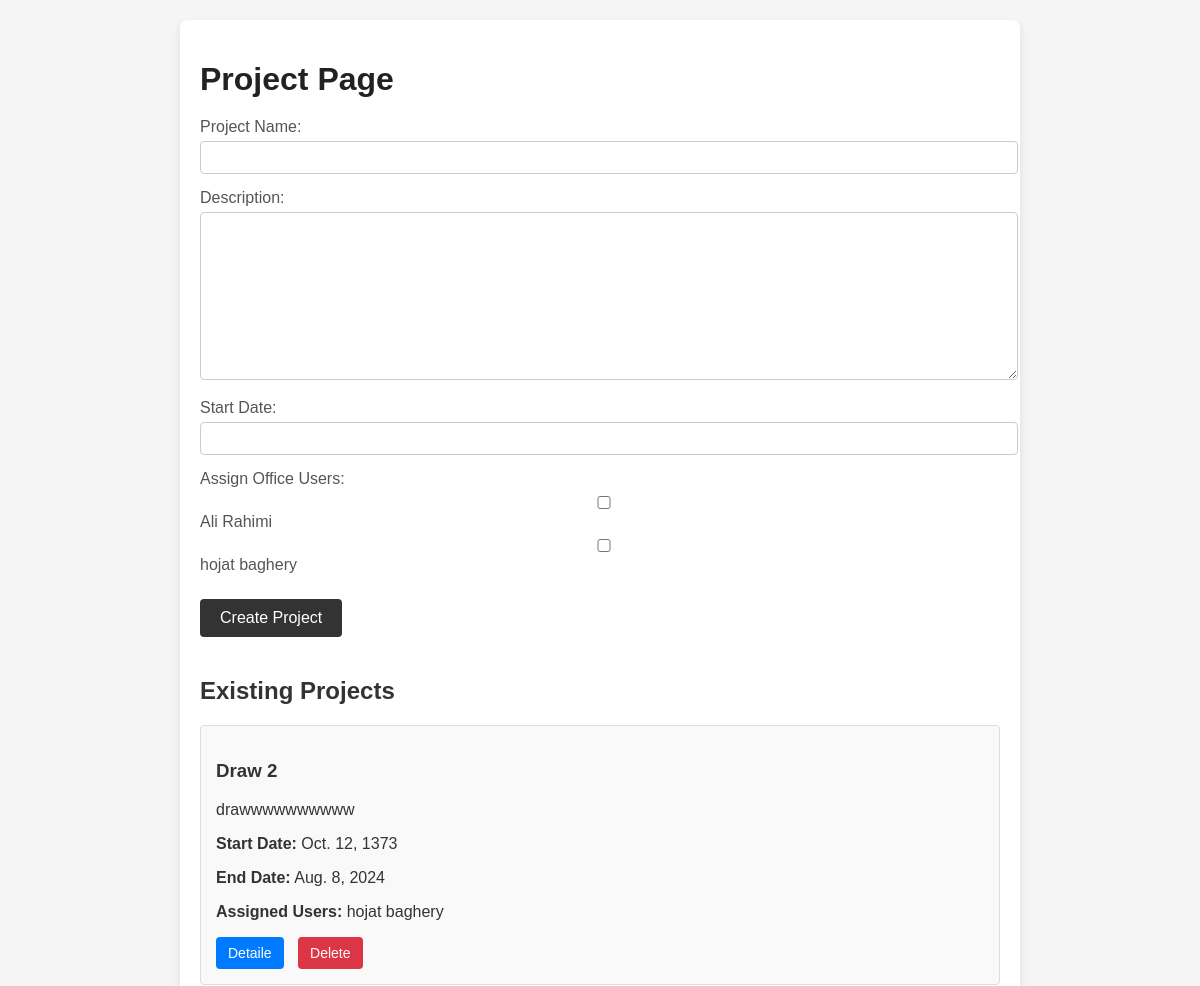
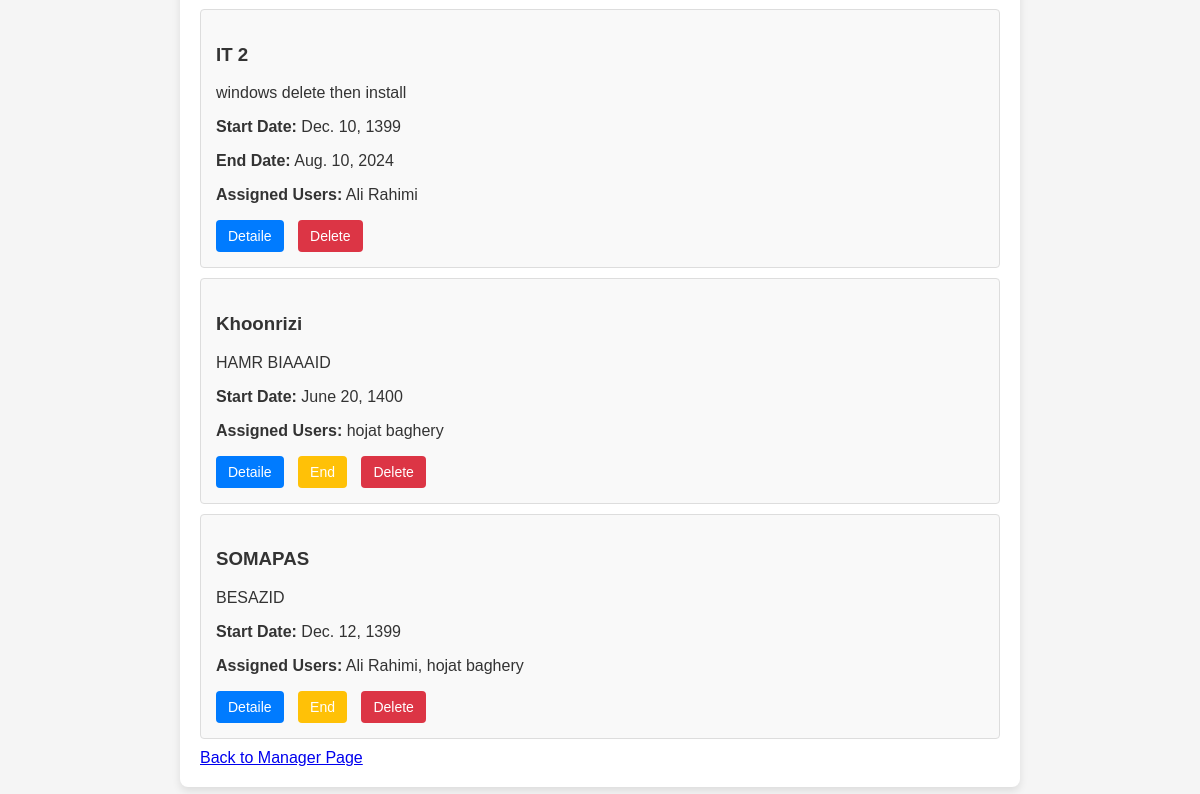
Screenshot of /projects/ (signed in) with the database file from the repository (2 pictures, top to bottom).
### daftarMain/models.py (models this page shows, shortened)
class Project(models.Model):
    name = models.CharField(max_length=100)
    description = models.TextField(null=True, blank=True)
    start_date = models.DateField()
    end_date = models.DateField(null=True, blank=True)
    assigned_users = models.ManyToManyField(OfficeUser, related_name='projects')

class OfficeUser(models.Model):
    user = models.OneToOneField(User, on_delete=models.CASCADE, null=True, blank=True) # remove null, blank = true
    first_name = models.CharField(max_length=30)
    last_name = models.CharField(max_length=30)
    phone = models.CharField(max_length=15, unique=True)
    home_phone = models.CharField(max_length=15, unique=True, null=True, blank=True)
    birth_date = models.DateField(null=True, blank=True)
    code_meli = models.CharField(max_length=10)
    office_admin = models.ForeignKey(OfficeManager, on_delete=models.CASCADE, null=True, blank=True) # remove null, blank = true
    staff_number = models.CharField(max_length=20, unique=True, null=True, blank=True)
    staff_pic = models.ImageField(upload_to='staff_pics/', null=True, blank=True)
    address = models.TextField(null=True, blank=True)
    def __str__(self):
        return f"{self.first_name} {self.last_name}"

### daftarMain/views.py (the view)
# urls.py: path('projects/', views.project_page, name='project_page'),
@login_required
def project_page(request):
    if request.method == 'POST':
        form = ProjectForm(request.POST)
        if form.is_valid():
            project = form.save(commit=False)  # Save the form data without committing to the DB
            project.save()  # Now commit to the DB
            form.save_m2m()  # Save many-to-many relationships, required for assigned_users
            messages.success(request, 'Project created successfully!')  # Add success message
            return redirect('project_page')
    else:
        form = ProjectForm()
    projects = Project.objects.all()
    context = {
        'form': form,
        'projects': projects,
    }
    return render(request, 'project_page.html', context)

### daftarMain/forms.py
class ProjectForm(forms.ModelForm):
    assigned_users = forms.ModelMultipleChoiceField(
        queryset=OfficeUser.objects.all(),
        widget=forms.CheckboxSelectMultiple,
        required=True,
        label="Assign Office Users"
    )
    class Meta:
        model = Project
        fields = ['name', 'description', 'start_date', 'end_date', 'assigned_users']

### daftarMain/templates/project_page.html (shortened to what this page needs)
<!DOCTYPE html>
<html lang="en">
<head>
</head>
<body>
    <div class="container">
        <h1>Project Page</h1>
        <form method="POST">
            <div class="form-group">
                <label for="id_name">Project Name:</label>
                {{ form.name }}
            </div>
            <div class="form-group">
                <label for="id_description">Description:</label>
                {{ form.description }}
            </div>
            <div class="form-group">
                <label for="id_start_date">Start Date:</label>
                {{ form.start_date }}
            </div>
            <div class="form-group">
                <label for="id_assigned_users">Assign Office Users:</label>
                {{ form.assigned_users }}
            </div>
            <button type="submit" class="button">Create Project</button>
        </form>
        <div class="project-list">
            <h2>Existing Projects</h2>
            {% for project in projects %}
            <div class="project-item">
                <h3>{{ project.name }}</h3>
                <p>{{ project.description }}</p>
                <p><strong>Start Date:</strong> {{ project.start_date }}</p>
                {% if project.end_date %}
                <p><strong>End Date:</strong> {{ project.end_date }}</p>
                {% endif %}
                <p><strong>Assigned Users:</strong>
                    {% for user in project.assigned_users.all %}
                        {{ user.first_name }} {{ user.last_name }}{% if not forloop.last %}, {% endif %}
                    {% endfor %}
                </p>
                <div class="action-buttons">
                    <button class="edit-button" onclick="window.location.href='{% url 'detail_project' project.id %}'">Detaile</button>
                    {% if not project.end_date %}
                    <button class="end-button" onclick="window.location.href='{% url 'end_project' project.id %}'">End</button>
                    {% endif %}
                    <form method="POST" action="{% url 'delete_project' project.id %}" id="delete-form-{{ project.id }}" style="display:inline;">
                        <button class="delete-button" data-form-id="delete-form-{{ project.id }}" onclick="confirmDelete(event, '{{ project.name }}')">Delete</button>
                    </form>
                </div>
            </div>
            {% endfor %}
        </div>
        <a href="{% url 'office_manager_page' %}" class="back-link">Back to Manager Page</a>
    </div>
</body>
</html>

### daftarMain/templates/project_page.html (style rules this page uses)
body { font-family: Arial, sans-serif; margin: 20px; background-color: #f5f5f5; color: #333; }
.container { background: #fff; border-radius: 8px; box-shadow: 0 4px 8px rgba(0, 0, 0, 0.1); padding: 20px; max-width: 800px; margin: auto; }
h1 { color: #222; margin-bottom: 20px; }
.form-group { margin-bottom: 15px; }
.form-group label { display: block; margin-bottom: 5px; color: #555; }
.form-group input, .form-group textarea { width: 100%; padding: 8px; border: 1px solid #ccc; border-radius: 4px; }
.button { padding: 10px 20px; margin: 10px 0; border: none; border-radius: 4px; background-color: #333; color: #fff; font-size: 16px; cursor: pointer; }
.project-list { margin-top: 30px; }
.project-item { background-color: #f9f9f9; padding: 15px; border: 1px solid #ddd; border-radius: 4px; margin-bottom: 10px; }
.action-buttons { margin-top: 10px; }
.action-buttons button { padding: 8px 12px; margin-right: 10px; border: none; border-radius: 4px; color: #fff; font-size: 14px; cursor: pointer; }
.edit-button { background-color: #007bff; }
.end-button { background-color: #ffc107; }
.delete-button { background-color: #dc3545; }

### rows the page displays
Project: name "Draw 2", description "drawwwwwwwwww", start_date "Oct. 12, 1373", end_date "Aug. 8, 2024"
OfficeUser: first_name "hojat", last_name "baghery"
Project: name "IT 2", description "windows delete then install", start_date "Dec. 10, 1399", end_date "Aug. 10, 2024"
OfficeUser: first_name "Ali", last_name "Rahimi"
Project: name "Khoonrizi", description "HAMR BIAAAID", start_date "June 20, 1400", shows "End"
Project: name "SOMAPAS", description "BESAZID", start_date "Dec. 12, 1399", shows "End"
